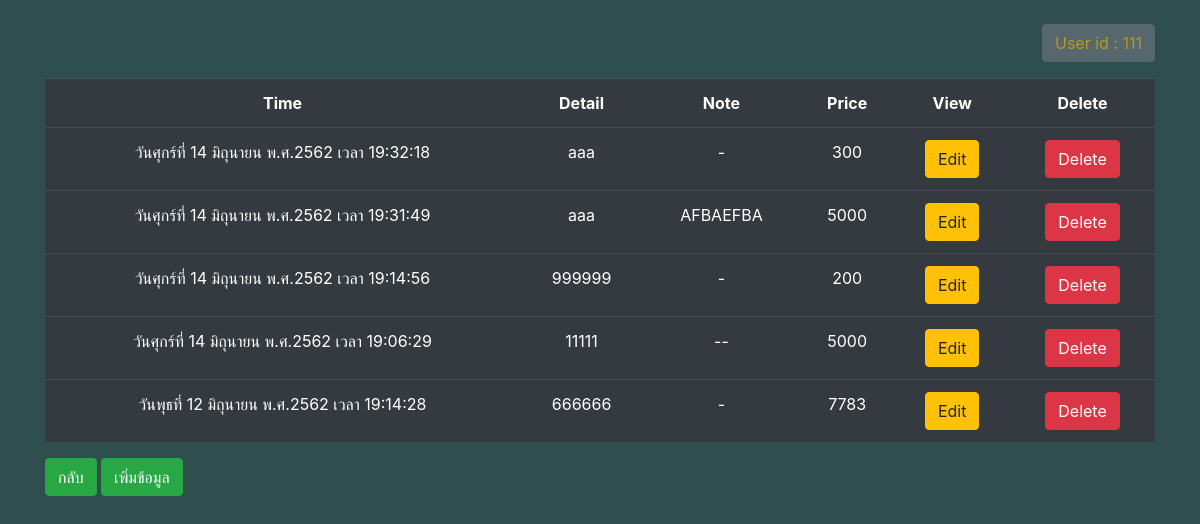
Screenshot of /Admin/setting_admin/view_detail_repair/view_user.php?id=111 (signed in) with the database file from the repository.
### tables this page shows
CREATE TABLE `update_com` (
  `ID_com` text NOT NULL,
  `Status_com` text NOT NULL,
  `Detail_com` text NOT NULL,
  `Note_com` text NOT NULL,
  `Price_com` int(11) NOT NULL,
  `Time_update` text NOT NULL,
  `id` int(5) NOT NULL,
  `count` int(11) NOT NULL
);

### Admin/setting_admin/view_detail_repair/view_user.php (the view, shortened to what this page needs)
<?php
require './../../../DB_ce-app/User.php';
$palm = 0;
if(isset($_GET['id'])){
    $palm = $_GET['id'];
}
$pp = "SELECT com.ID_com FROM com WHERE com.User_id=$palm ORDER BY id DESC LIMIT 1";
           $result2 = mysqli_query($connect,$pp);
           $row1 = mysqli_fetch_array($result2);
       $RR = $row1['ID_com'];
$p = "SELECT update_com.Status_com,update_com.Detail_com,update_com.Note_com,update_com.Time_update,com.User_id,Price_com
    FROM `com`,`update_com`
    WHERE com.User_id = $palm AND com.ID_com = '$RR' AND com.ID_com=update_com.ID_com ORDER BY update_com.Time_update DESC ";
$result = mysqli_query($connect,$p);
?>
<!DOCTYPE html>
<html lang="en">
<head>
    <link rel="stylesheet" href="https://stackpath.bootstrapcdn.com/bootstrap/4.3.1/css/bootstrap.min.css"
>
</head>
<body>
    <br>
<div class="container">
    <div class="text-right mb-3">
    <button class="btn text-warning btn-secondary" disabled>User id : <?php echo$palm ?></button>
    </div>
        <table class="table table-dark" id="user_data">
            <tr style="text-align:center">
                <th>Time</th>
                <th>Detail</th>
                <th>Note</th>
                <th>Price</th>
                <th>View</th>
                <th>Delete</th>
            </tr>
            <?php
                while($row = mysqli_fetch_array($result,MYSQLI_ASSOC)){
            ?>
            <tr style="text-align:center" class="pa">
                <td><?php echo $row['Time_update']?></td>
                <td><?php echo $row['Detail_com']?></td>
                <td><?php echo $row['Note_com']?></td>
                <td><?php echo $row['Price_com']?></td>
                <td><a href="../Edit/form_edit_view.php?edit=<?php echo $row['Time_update']?>&id=<?php echo $palm ?>" class="btn btn-warning" >Edit</a></td>
                <td><a href="../delete/delete_view_user.php?delete=<?php echo $row['Time_update']?>&id=<?php echo $palm ?>" class="btn btn-danger" onclick="return confirm('คุณต้องการลบข้อมูลที่เลือก?')">Delete</a></td>
            </tr>
            <?php }?>
        </table>
        <a href="../../admin_page.php" class="btn btn-success">กลับ</a>
        <a href="../Add_data_repair/Update_data.php?id=<?php echo$palm ?>" class="btn btn-success">เพิ่มข้อมูล</a>
    </div>
</body>
</html>

### Admin/setting_admin/view_detail_repair/view_user.php (style rules this page uses)
body { background-color: darkslategray; }

### rows the page displays
update_com: Time_update "วันศุกร์ที่ 14 มิถุนายน พ.ศ.2562 เวลา 19:32:18", Detail_com "aaa", Note_com "-", Price_com "300"
update_com: Time_update "วันศุกร์ที่ 14 มิถุนายน พ.ศ.2562 เวลา 19:31:49", Detail_com "aaa", Note_com "AFBAEFBA", Price_com "5000"
update_com: Time_update "วันศุกร์ที่ 14 มิถุนายน พ.ศ.2562 เวลา 19:14:56", Detail_com "999999", Note_com "-", Price_com "200"
update_com: Time_update "วันศุกร์ที่ 14 มิถุนายน พ.ศ.2562 เวลา 19:06:29", Detail_com "11111", Note_com "--", Price_com "5000"
update_com: Time_update "วันพุธที่ 12 มิถุนายน พ.ศ.2562 เวลา 19:14:28", Detail_com "666666", Note_com "-", Price_com "7783"

### other values shown
$palm "111"
